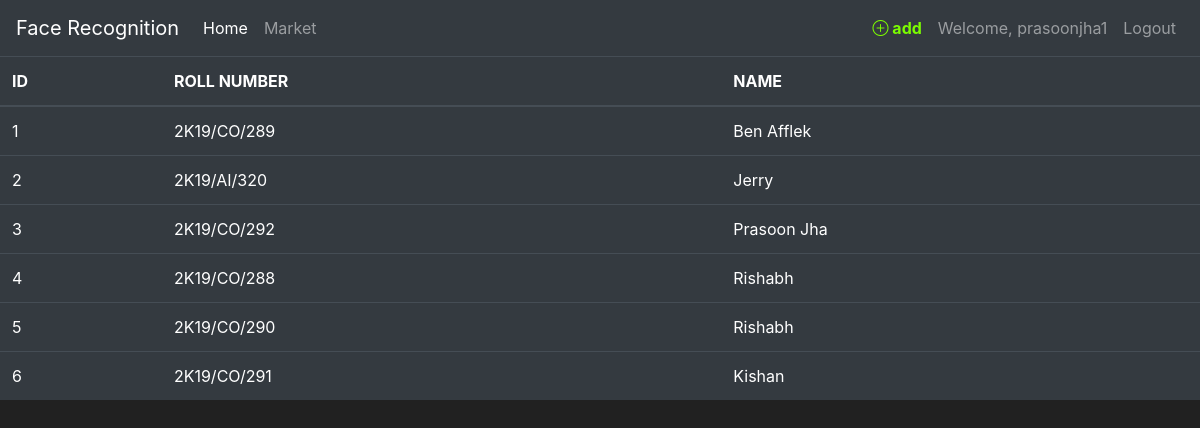
Screenshot of /market (signed in) with the database file from the repository.
### files/modules.py (models this page shows, shortened)
class Person(db.Model,UserMixin):
    id = db.Column(db.Integer,nullable=False,unique=True,primary_key=True)
    username = db.Column(db.String(length=30), nullable=False, unique=True)
    password_hash = db.Column(db.String(length=60), nullable=False)
    email_address = db.Column(db.String(length=50), nullable=False,unique=True)
    faces = db.relationship("Faces",backref='owned_user', lazy=True)
    @property
    def password(self):
        return self.password

class Faces(db.Model):
    id = db.Column(db.Integer(), primary_key=True)
    name = db.Column(db.String(length=30), nullable=False)
    roll_no = db.Column(db.String(length=20),nullable=False,unique=True)
    owner = db.Column(db.Integer(), db.ForeignKey('person.id'))

### files/routes.py (the view)
@app.route('/market',methods=['GET','POST'])
@login_required
def market_page():
    faces = Faces.query.filter_by(owner=current_user.id)
    return render_template('market.html',faces=faces)

### files/modules.py (called while the page is built)
@login_manager.user_loader
def load_user(user_id):
    return Person.query.get(int(user_id))

### files/templates/market.html (shortened to what this page needs)
{% extends 'base.html'  %}
{% block navigation %}
<li class="nav-item">
    <a class="nav-link" style="color: lawngreen; font-weight: bold;" href="{{ url_for('add_page') }}">
        <i class="bi bi-plus-circle"></i>
        add
    </a>
</li>
{% endblock %}
{% block content %}
<table class="table table-hover table-dark">
    <thead>
        <tr>
            <th scope="col">ID</th>
            <th scope="col">ROLL NUMBER</th>
            <th scope="col">NAME</th>
        </tr>
    </thead>
    <tbody>
        {% for face in faces %}
            <tr>
                <td>{{ face.id }}</td>
                <td>{{ face.roll_no }}</td>
                <td>{{ face.name }}</td>
            </tr>
        {% endfor %}
    </tbody>
</table>
{% endblock %}

### files/templates/base.html (shortened to what this page needs)
<!doctype html>
<html lang="en">
   <head>
      <link rel="stylesheet" href="https://cdn.jsdelivr.net/npm/bootstrap@4.5.3/dist/css/bootstrap.min.css">
      <link rel="stylesheet" href="https://cdn.jsdelivr.net/npm/bootstrap-icons@1.9.1/font/bootstrap-icons.css">
   </head>
   <body>
    <nav class="navbar navbar-expand-md navbar-dark bg-dark">
      <a class="navbar-brand" href="{{ url_for('video') }}">Face Recognition</a>
      <div class="collapse navbar-collapse" id="navbarNav">
          <ul class="navbar-nav mr-auto">
              <li class="nav-item active">
                  <a class="nav-link" href="{{ url_for('home_page') }}">Home <span class="sr-only">(current)</span></a>
              </li>
              <li class="nav-item">
                  <a class="nav-link" href="{{ url_for('market_page') }}">Market</a>
              </li>
          </ul>
          {%  if current_user.is_authenticated %}
            <ul class="navbar-nav">
                {% block navigation %}
                {% endblock %}
                <li class="nav-item">
                    <a class="nav-link" >Welcome, {{ current_user.username }}</a>
                </li>
                <li class="nav-item">
                    <a class="nav-link" href="{{ url_for('logout_page') }}">Logout</a>
                </li>
            </ul>
          {% endif %}
      </div>
    </nav>
      {% block content %}
      {% endblock %}
   </body>
</html>

### files/templates/base.html (style rules this page uses)
body { background-color: #212121; color: white }

### rows the page displays
Person: username "prasoonjha1"
Faces: id "1", roll_no "2K19/CO/289", name "Ben Afflek"
Faces: id "2", roll_no "2K19/AI/320", name "Jerry"
Faces: id "3", roll_no "2K19/CO/292", name "Prasoon Jha"
Faces: id "4", roll_no "2K19/CO/288", name "Rishabh"
Faces: id "5", roll_no "2K19/CO/290", name "Rishabh"
Faces: id "6", roll_no "2K19/CO/291", name "Kishan"
